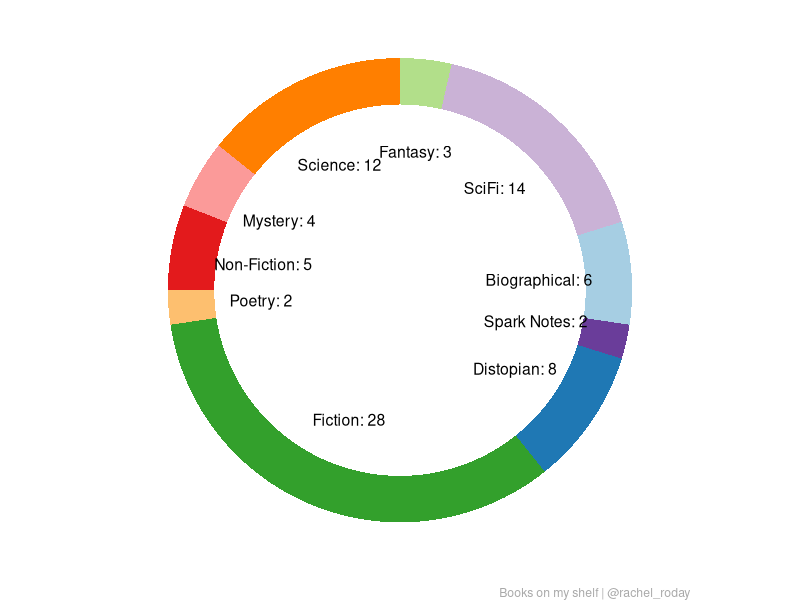
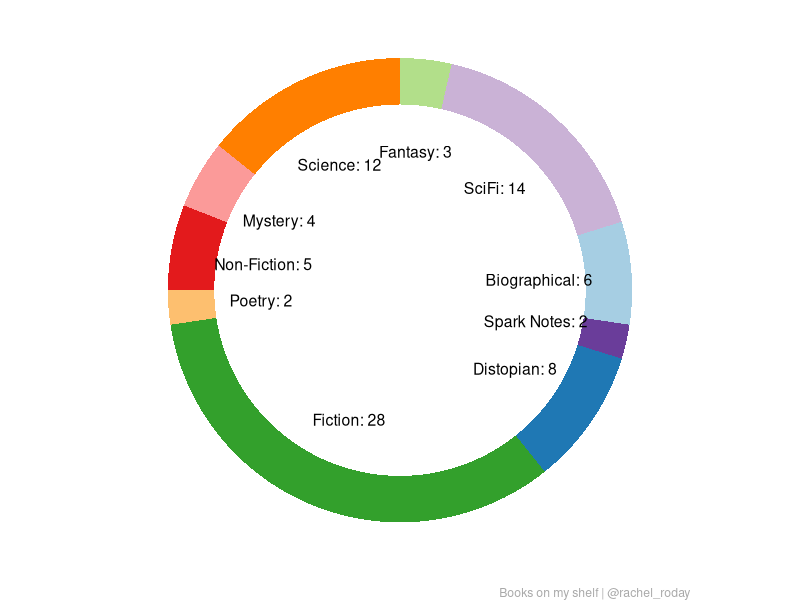

The R source for these figures, in order:
## ---------------------------
##
## Script name: Day1
##
## Author: Rachel Roday
##
## Date Created: 2021-04-01
##
## Copyright (c) Rachel Roday, 2021
## Email: rroday@udel.edu
##
## ---------------------------
##
## Notes: Time to Code: 30 mintues
##
## ---------------------------

# Set wd
setwd("C:/Users/RER/Desktop/DataMonth21")

library(ggplot2)

Books <- c("Fantasy","SciFi","Biographical","Spark Notes","Distopian","Fiction","Poetry","Non-Fiction","Mystery","Science")
Count <- c(3,14,6,2,8,28,2,5,4,12)
data<-as.data.frame(cbind(Books,Count))
data$Count <- as.numeric(data$Count)


# Compute percentages
data$fraction = data$Count / sum(data$Count)

# Compute the cumulative percentages (top of each rectangle)
data$ymax = cumsum(data$fraction)

# Compute the bottom of each rectangle
data$ymin = c(0, head(data$ymax, n=-1))

# Compute label position
data$labelPosition <- (data$ymax + data$ymin) / 2

# Compute a good label
data$label <- paste0(data$Books, ": ", data$Count)

# Make the plot
ggplot(data, aes(ymax=ymax, ymin=ymin, xmax=4, xmin=3, fill=Books)) +
  geom_rect() +
  geom_text( x=2, aes(y=labelPosition, label=label, color=Books), size=4,colour = "Black") +
  scale_fill_brewer(palette ="Paired")+
  coord_polar(theta="y") +
  xlim(c(-1, 4)) +
  theme_void() +
  theme(legend.position = "none")+
  labs(caption = "Books on my shelf | @rachel_roday")+
  theme(plot.caption = element_text(color = "darkgrey"))
ggsave("Day1.jpeg")


